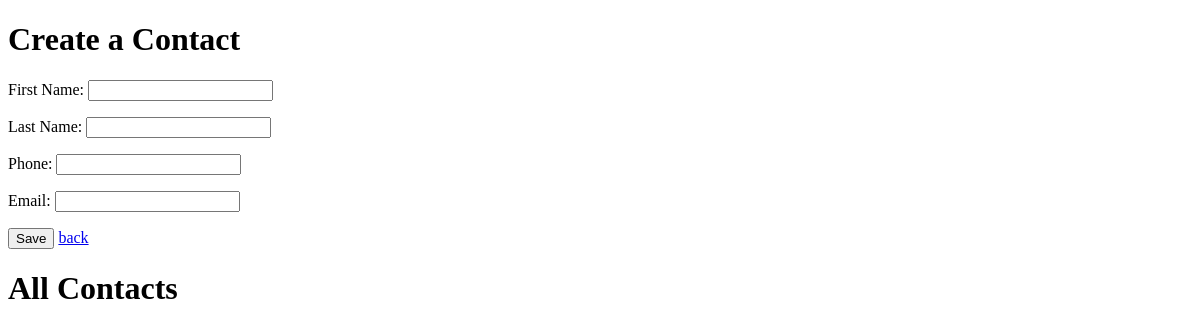
The app's page /, older data.
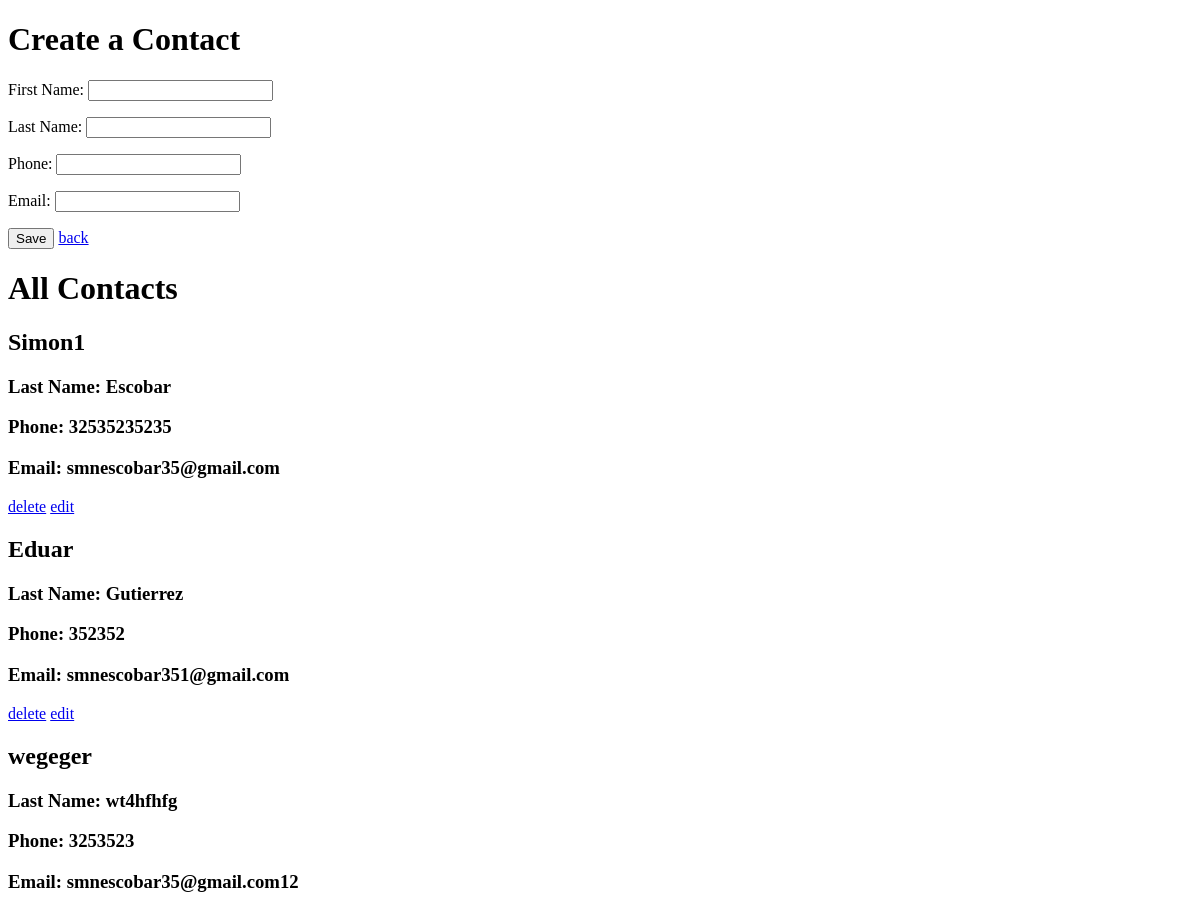
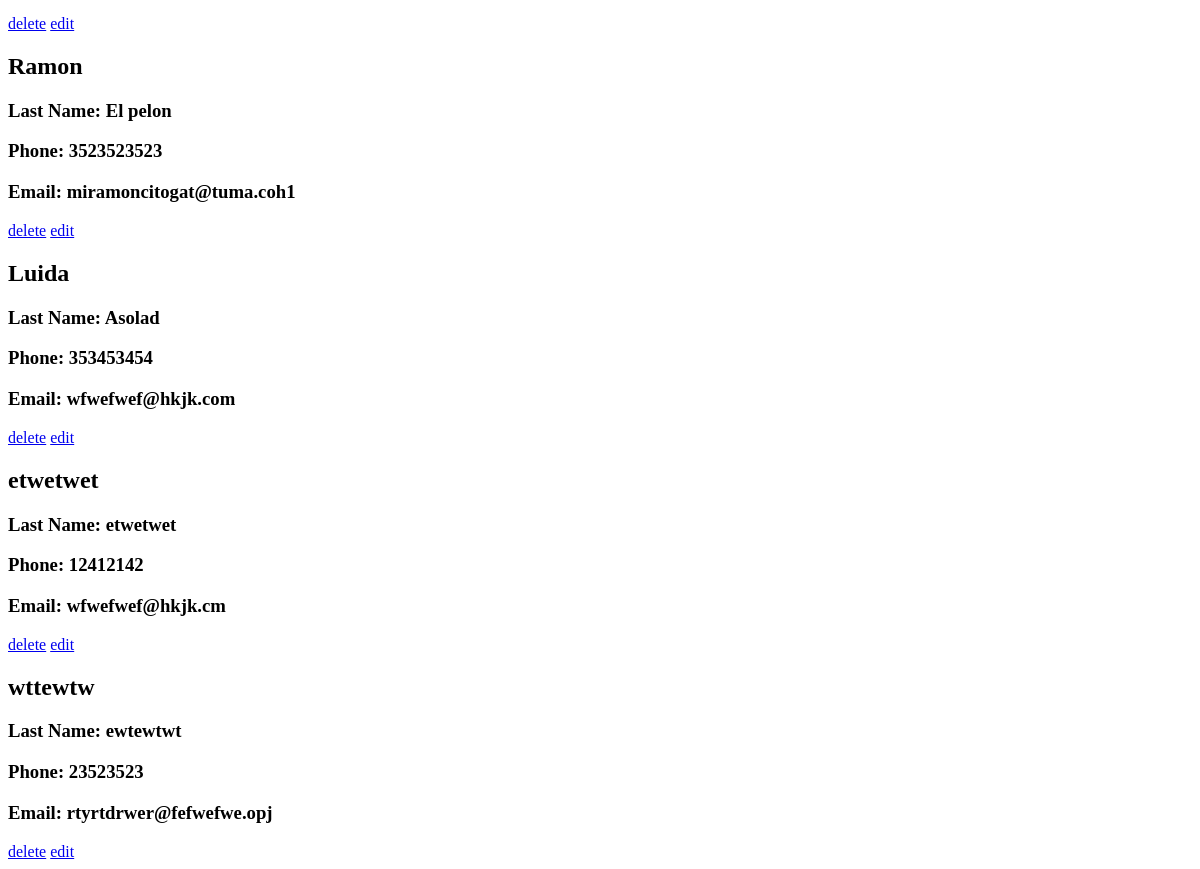
The same page, newer data (2 pictures, top to bottom).
### Contacts/models.py (models this page shows, shortened)
class Contact(models.Model):
	fname = models.CharField(max_length=150)
	lname = models.CharField(max_length=150)
	phone = models.IntegerField()
	email = models.EmailField(unique=True)

### Contacts/views.py (the view)
# urls.py: path('', views.index, name="home"),
def index(request):
	contact = Contact.objects.all()
	if request.method == "POST":
		form = CreateContactModelForm(request.POST)
		if form.is_valid():
			formContact = form.save(commit=False)
			formContact.save()
			print("created!!")
			return redirect("home")
	else:
		form = CreateContactForm()
	data = {
		"contacts": contact,
		"form": form,
	}
	return render(request, "Contacts/index.html", data)

### Contacts/forms.py (shortened to what this page needs)
class CreateContactForm(forms.Form):
	fname = forms.CharField(label="First Name")
	lname = forms.CharField(label="Last Name")
	phone = forms.IntegerField(label="Phone")
	email = forms.EmailField(label="Email")

### Contacts/templates/Contacts/index.html (shortened to what this page needs)
{% extends "base.html" %}
{% block content %}
	{% include "./create.html" %}
	<h1>All Contacts</h1>
	{% for contact in contacts %}
		<h2 id="{{contact.id}}">{{contact.fname}}</h2>
		<h3>Last Name: {{contact.lname}}</h3>
		<h3>Phone: {{contact.phone}}</h3>
		<h3>Email: {{contact.email}}</h3>
		<a href="{% url "delete" contact.id %}">delete</a>
		<a href="{% url "edit" contact.id %}">edit</a>
	{% endfor %}
{% endblock %}

### templates/base.html (shortened to what this page needs)
<!DOCTYPE html>
{% load static %}
<html lang="en">
<head>
	<link rel="stylesheet" href="{% static "css/style.css" %}">
</head>
<body>
	{% block content %}{% endblock %}
</body>
</html>

### Contacts/templates/Contacts/create.html (shortened to what this page needs)
{% extends "base.html" %}
{% block content %}
	<h1>Create a Contact</h1>
	<form method="POST">
		{{ form.as_p }}
		<button type="submit">Save</button>
		<a href="{% url "home" %}">back</a>
	</form>
{% endblock content %}

Row changes from the older to the newer data that the page shows:
added Contact: fname "Simon1", lname "Escobar", phone "32535235235", email "smnescobar35@gmail.com"
added Contact: fname "Eduar", lname "Gutierrez", phone "352352", email "smnescobar351@gmail.com"
added Contact: fname "wegeger", lname "wt4hfhfg", phone "3253523", email "smnescobar35@gmail.com12"
added Contact: fname "Ramon", lname "El pelon", phone "3523523523", email "miramoncitogat@tuma.coh1"
added Contact: fname "Luida", lname "Asolad", phone "353453454", email "wfwefwef@hkjk.com"
added Contact: fname "etwetwet", lname "etwetwet", phone "12412142", email "wfwefwef@hkjk.cm"
added Contact: fname "wttewtw", lname "ewtewtwt", phone "23523523", email "rtyrtdrwer@fefwefwe.opj"
